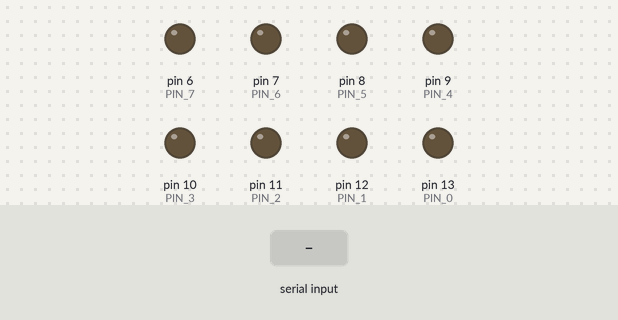
Simulated run of this sketch. Board: Arduino Uno, built with avr-gcc and run on an emulated ATmega328P. Parts: output pins drawn as LEDs (lit = HIGH). Inputs (shaded band) come from the test bench.

Above: at 1.2 s.
1.3 s: "90,45\n" received over Serial
At 1.9 s:
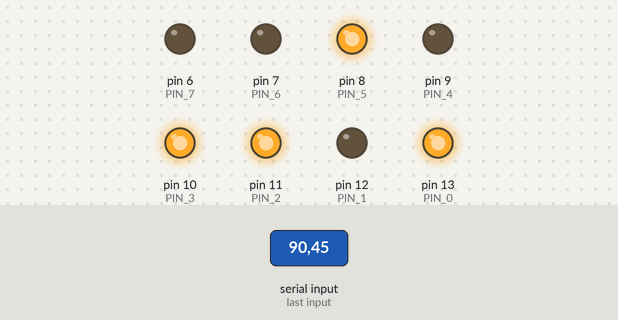
2.8 s: "30,150\n" received over Serial
At 3.1 s:
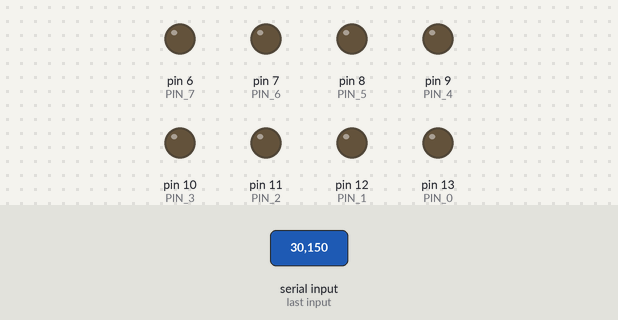
4.3 s: "1\n" received over Serial
At 5.2 s:
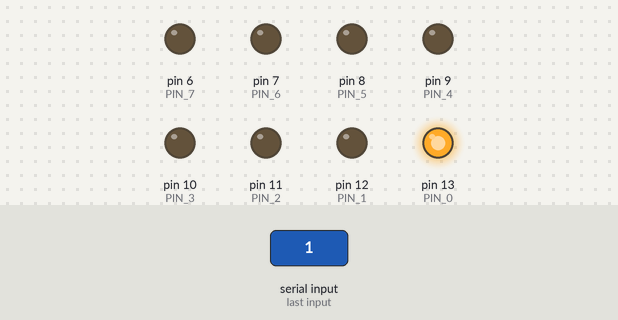
5.8 s: "5\n" received over Serial
At 6.4 s:
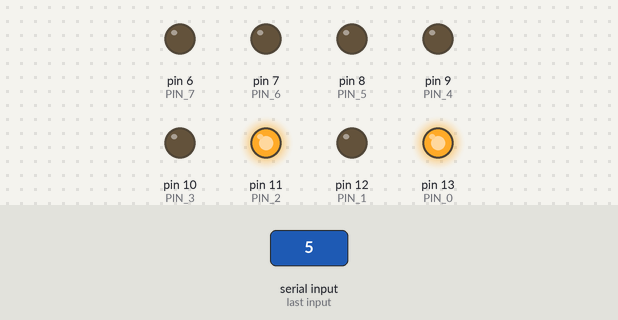
7.3 s: "200\n" received over Serial
At 7.6 s:
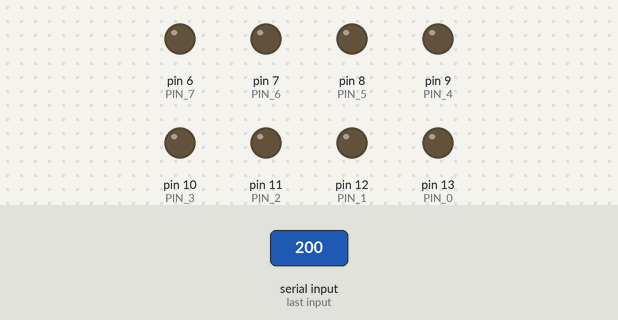
8.8 s: "90\n" received over Serial
At 9.9 s:
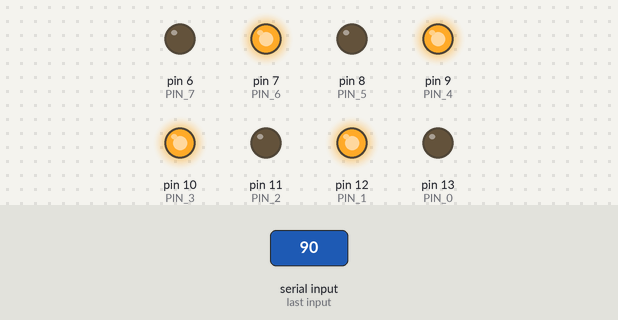
Timing chart, 0 to 11.3 s (numbered marks = the images above; inputs shaded):
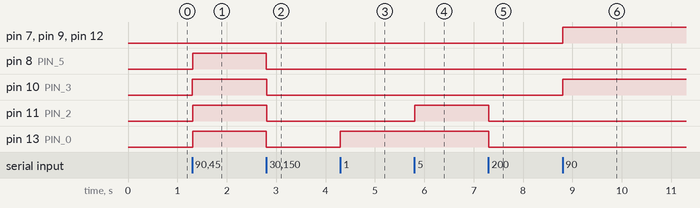

Measured:
- after the input at 1.3 s, pin 8 (PIN_5), pin 10 (PIN_3), pin 11 (PIN_2), pin 13 (PIN_0): LOW → HIGH at once
- after the input at 2.8 s, pin 8 (PIN_5), pin 10 (PIN_3), pin 11 (PIN_2), pin 13 (PIN_0): HIGH → LOW at once
- after the input at 4.3 s, pin 13 (PIN_0): LOW → HIGH at once
- after the input at 5.8 s, pin 11 (PIN_2): LOW → HIGH at once
- after the input at 7.3 s, pin 11 (PIN_2), pin 13 (PIN_0): HIGH → LOW at once
- after the input at 8.8 s, pin 7 (PIN_6), pin 9 (PIN_4), pin 10 (PIN_3), pin 12 (PIN_1): LOW → HIGH at once

The sketch:

dec_to_bin_new.ino
```cpp
/*
* Write a program that turns a 1-byte number into a binary representation
* of itself using 8 LEDS.
*
* Extra. Write a program that takes an array of 1-byte numbers and displays them
* in binary using LEDS.
*/

#define BAUD_RATE   9600
#define PIN_0       13
#define PIN_1       12
#define PIN_2       11
#define PIN_3       10
#define PIN_4       9
#define PIN_5       8
#define PIN_6       7
#define PIN_7       6
#define DELAY_TIME  250
#define MAX_NUMBER  10
#define ARRAYLENGTH(x) (sizeof(x) / sizeof(x[0]))

char pin[8];

void setup()
{
    Serial.begin(BAUD_RATE);
    pin[0] = PIN_0;
    pin[1] = PIN_1;
    pin[2] = PIN_2;
    pin[3] = PIN_3;
    pin[4] = PIN_4;
    pin[5] = PIN_5;
    pin[6] = PIN_6;
    pin[7] = PIN_7;
    for (int i = 0; i < ARRAYLENGTH(pin); i++) {
        pinMode(pin[i], OUTPUT);
    }

}

void loop()
{
    char buff[4];
    int charsRead;
    int val;

    if (Serial.available() > 0) {
        charsRead = Serial.readBytesUntil('\n', buff, 3);
        buff[charsRead] = '\0';
        val = atoi(buff);
        if (val > -1 && val < 256) {
            DisplayBinaryDigit(val);
        }
    }
}

void DisplayBinaryDigit(byte num) {
    for (int i = 0; i < ARRAYLENGTH(pin); i++) {
        if (bitRead(num, i) == 1) {
            digitalWrite(pin[i], HIGH);
        } else {
            digitalWrite(pin[i], LOW);
        }
    }
}
```
